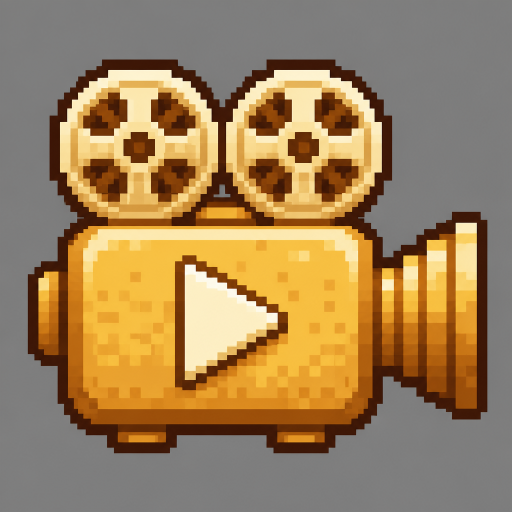
#> input picture tools/ui/ai-source/ic-ad-video-ai-ref.png, 1024 x 1024 px (shown at 1/2 size)
$ python process_ad_icon_ai.py
#> lines starting #> are read from the running program, lines starting #| are printed output that depends on the picture; after the words box and inside, x2 and y2 are one past the last pixel; in counts of white or black regions, pixels touching at a corner belong together
#!/usr/bin/env python3
"""Ingest AI ad-video icon → assets/textures/ui/ic-ad-video.png (keep .meta UUID).

Source (gray #808080 canvas):
  tools/ui/ai-source/ic-ad-video-ai-ref.png

Gentler pixelize than tool icons (logical 48, more colors) to keep AI shading.

  /usr/bin/python3 tools/ui/process_ad_icon_ai.py
"""

import json
import uuid
from pathlib import Path

from PIL import Image

try:
    RESAMPLE_BOX = Image.Resampling.BOX
    RESAMPLE_NEAREST = Image.Resampling.NEAREST
except AttributeError:
    RESAMPLE_BOX = Image.BOX
    RESAMPLE_NEAREST = Image.NEAREST

try:
    QUANTIZE_MEDIANCUT = Image.Quantize.MEDIANCUT
except AttributeError:
    QUANTIZE_MEDIANCUT = Image.MEDIANCUT

ROOT = Path(__file__).resolve().parents[2]
SRC = Path(__file__).resolve().parent / "ai-source" / "ic-ad-video-ai-ref.png"
OUT = ROOT / "assets/textures/ui/ic-ad-video.png"
UUID_MAP = Path(__file__).resolve().parent / "uuid-map.json"
TF = Path(__file__).resolve().parent / "tool-frames.json"
CATALOG = Path(__file__).resolve().parent / "catalog.json"
OUT_TS = ROOT / "assets/scripts/game/ToolFrames.ts"
TEX_SUFFIX = "6c48a"
SF_SUFFIX = "f9941"
OUTLINE = (40, 28, 18, 255)

LOGICAL = 48
OUT_SIZE = 96
COLORS = 48


def knock_bg(im):
    im = im.convert("RGBA")
    px = im.load()
    w, h = im.size
#> w = 1024; h = 1024
    for y in range(h):
        for x in range(w):
            r, g, b, a = px[x, y]
            if a == 0:
                continue
            if g >= 140 and g > r + 35 and g > b + 35:
                px[x, y] = (0, 0, 0, 0)
                continue
            mx, mn = max(r, g, b), min(r, g, b)
            chroma = mx - mn
            bright = (r + g + b) / 3.0
            if chroma < 24 and 85 <= bright <= 185:
                px[x, y] = (0, 0, 0, 0)
                continue
            if bright >= 235 and chroma < 30:
                px[x, y] = (0, 0, 0, 0)
    return im


def flood_corners(im, tol=28):
#> called with tol = 28
    im = im.convert("RGBA")
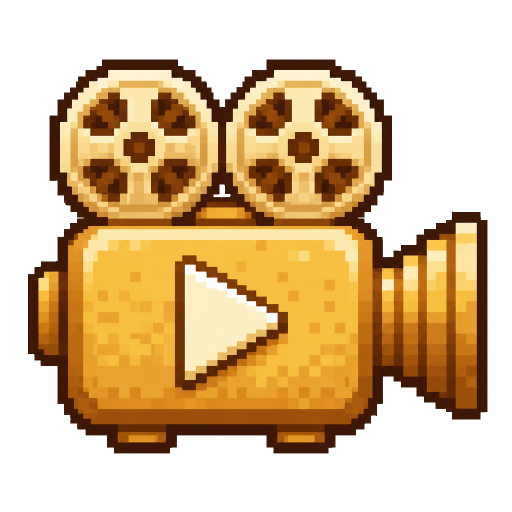
#> im: PIL image 1024x1024 RGBA (shown at 1/2 size); mean R, G, B, A 98.9, 71, 31.9, 136.3; transparent parts drawn white
    w, h = im.size
#> w = 1024; h = 1024
    px = im.load()
    seeds = [
        (0, 0),
        (w - 1, 0),
        (0, h - 1),
        (w - 1, h - 1),
        (w // 2, 0),
        (w // 2, h - 1),
        (0, h // 2),
        (w - 1, h // 2),
    ]
    seen = set()
    stack = list(seeds)
    while stack:
        x, y = stack.pop()
        if (x, y) in seen or not (0 <= x < w and 0 <= y < h):
            continue
        seen.add((x, y))
        r, g, b, a = px[x, y]
        if a == 0:
            continue
        bright = (r + g + b) / 3.0
        chroma = max(r, g, b) - min(r, g, b)
        if chroma > 40 and bright < 200:
            continue
        if bright < 70:
            continue
        if chroma > 22 and not (chroma < 40 and 85 <= bright <= 195):
            if bright < 215:
                continue
        px[x, y] = (0, 0, 0, 0)
        for nx, ny in ((x - 1, y), (x + 1, y), (x, y - 1), (x, y + 1)):
            if 0 <= nx < w and 0 <= ny < h and (nx, ny) not in seen:
                nr, ng, nb, na = px[nx, ny]
                if na and abs(nr - r) <= tol and abs(ng - g) <= tol and abs(nb - b) <= tol:
                    stack.append((nx, ny))
#> after the loop, seen = 8 items; stack = []
    return im


def trim(im, pad=4):
#> called with pad = 4
    a = im.split()[-1]
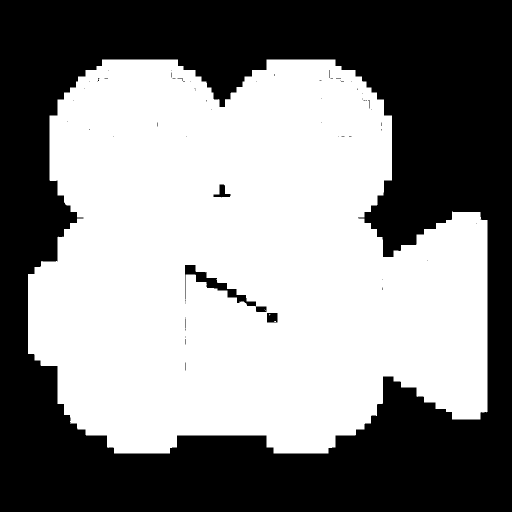
#> a: PIL image 1024x1024 L (shown at 1/2 size); 53.4% white; 65 black regions (61 under 20 px), largest, box (x1, y1, x2, y2) and area: (0, 0, 1024, 1024) 484648, (370, 530, 533, 624) 2573, (427, 369, 461, 395) 397, (534, 626, 555, 645) 387
    bb = a.point(lambda p: 255 if p >= 12 else 0).getbbox()
#> bb = (56, 119, 975, 907)
    if not bb:
        return im
    x0, y0, x1, y1 = bb
#> x0 = 56; y0 = 119; x1 = 975; y1 = 907
    x0 = max(0, x0 - pad)
#> x0 = 52
    y0 = max(0, y0 - pad)
#> y0 = 115
    x1 = min(im.width, x1 + pad)
#> x1 = 979
    y1 = min(im.height, y1 + pad)
#> y1 = 911
    return im.crop((x0, y0, x1, y1))
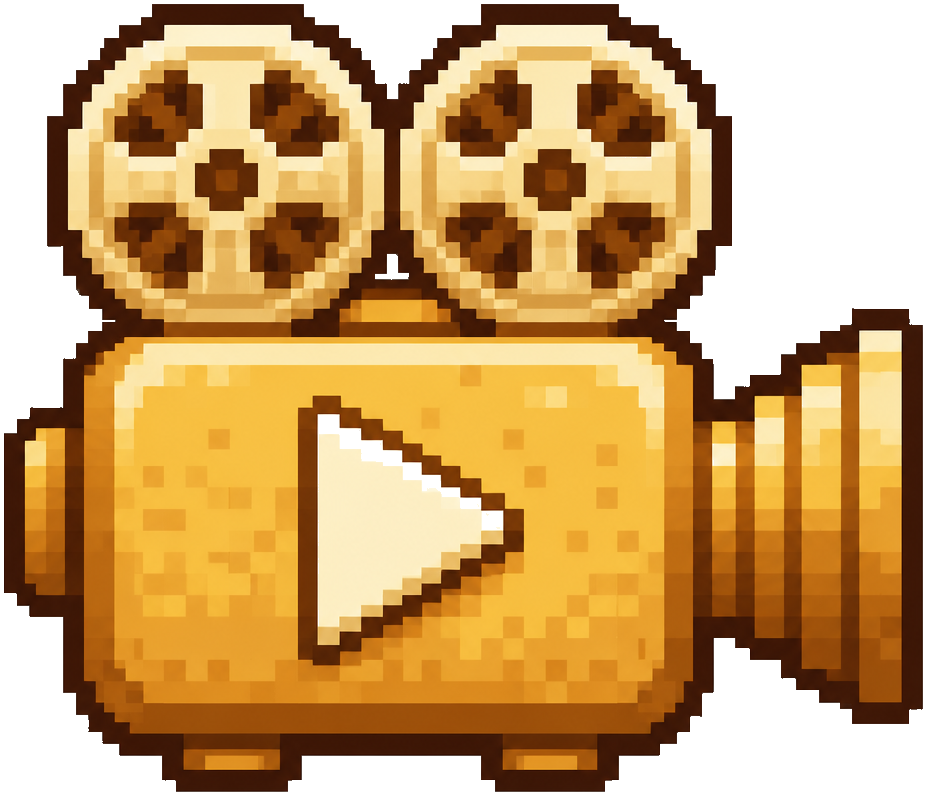
#> returned value: PIL image 927x796 RGBA; mean R, G, B, A 140.5, 100.9, 45.3, 193.6; transparent parts drawn white


def pixelize(im):
    im = trim(im)
    sw, sh = im.size
#> sw = 927; sh = 796
    scale = min(LOGICAL / float(sw), LOGICAL / float(sh)) * 0.94
#> scale = 0.0487
    nw = max(1, int(round(sw * scale)))
#> nw = 45
    nh = max(1, int(round(sh * scale)))
#> nh = 39
    small = im.resize((nw, nh), RESAMPLE_BOX)
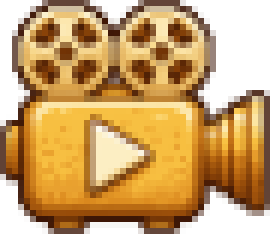
#> small: PIL image 45x39 RGBA (shown 6 times larger); mean R, G, B, A 144.9, 103.5, 46.8, 193.6; transparent parts drawn white

    rgb = Image.new("RGB", small.size, (0, 0, 0))
#> rgb: PIL image 45x39 RGB; every value is 0
    rgb.paste(small, mask=small.split()[-1])
    pal = rgb.quantize(colors=COLORS, method=QUANTIZE_MEDIANCUT).convert("RGBA")
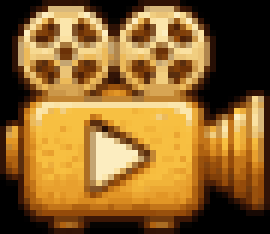
#> pal: PIL image 45x39 RGBA (shown 6 times larger); mean R, G, B, A 140.9, 100.9, 44.6, 255
    out_small = Image.new("RGBA", small.size, (0, 0, 0, 0))
#> out_small: PIL image 45x39 RGBA; every value is 0
    sp, fp, op = pal.load(), small.load(), out_small.load()
    for y in range(small.height):
        for x in range(small.width):
            if fp[x, y][3] < 20:
                continue
            r, g, b, _ = sp[x, y]
            if abs(r - g) < 12 and abs(g - b) < 12 and 95 <= (r + g + b) / 3.0 <= 170:
                continue
            op[x, y] = (r, g, b, 255)

    opaque = [
        (x, y)
        for y in range(out_small.height)
        for x in range(out_small.width)
        if op[x, y][3] > 0
    ]
#> opaque = 1398 pairs, first value 0 to 44, second value 0 to 38
    border = set()
    for x, y in opaque:
        for dx, dy in ((-1, 0), (1, 0), (0, -1), (0, 1)):
            nx, ny = x + dx, y + dy
            if 0 <= nx < out_small.width and 0 <= ny < out_small.height and op[nx, ny][3] == 0:
                border.add((nx, ny))
#> this loop made 1398 passes
#> (x, y) on passes 1 to 3: (7, 0), (8, 0), (9, 0)
#> after the loop, border = 99 items
    for x, y in border:
        op[x, y] = OUTLINE
#> this loop made 99 passes
#> (x, y) on passes 1 to 12: (32, 37), (33, 36), (1, 31), (35, 33), (36, 7), (21, 37), (37, 33), (5, 37), (21, 0), (38, 16), (35, 17), (34, 3)

    canvas = Image.new("RGBA", (LOGICAL, LOGICAL), (0, 0, 0, 0))
#> canvas: PIL image 48x48 RGBA; every value is 0
    ox = (LOGICAL - out_small.width) // 2
#> ox = 1
    oy = (LOGICAL - out_small.height) // 2
#> oy = 4
    canvas.paste(out_small, (ox, oy), out_small)
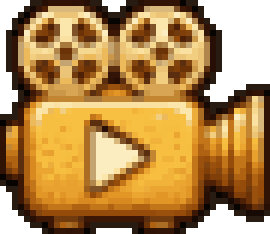
#> out_small: PIL image 45x39 RGBA (shown 6 times larger); mean R, G, B, A 143.1, 102.4, 45.6, 217.5; transparent parts drawn white
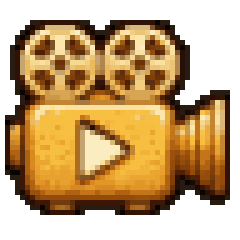
#> canvas: PIL image 48x48 RGBA (shown 5 times larger); mean R, G, B, A 109, 78, 34.7, 165.7; transparent parts drawn white
    return canvas.resize((OUT_SIZE, OUT_SIZE), RESAMPLE_NEAREST)
#> returned value: PIL image 96x96 RGBA


def write_meta(png, image_uuid, w, h):
    meta_path = Path(str(png) + ".meta")
    hw, hh = w / 2.0, h / 2.0
    if meta_path.exists():
        meta = json.loads(meta_path.read_text(encoding="utf-8"))
        image_uuid = meta.get("uuid", image_uuid)
    meta = {
        "ver": "1.0.27",
        "importer": "image",
        "imported": True,
        "uuid": image_uuid,
        "files": [".json", ".png"],
        "subMetas": {
            TEX_SUFFIX: {
                "importer": "texture",
                "uuid": "{}@{}".format(image_uuid, TEX_SUFFIX),
                "displayName": "ic-ad-video",
                "id": TEX_SUFFIX,
                "name": "texture",
                "userData": {
                    "wrapModeS": "clamp-to-edge",
                    "wrapModeT": "clamp-to-edge",
                    "minfilter": "nearest",
                    "magfilter": "nearest",
                    "mipfilter": "none",
                    "anisotropy": 0,
                    "isUuid": True,
                    "imageUuidOrDatabaseUri": image_uuid,
                    "visible": False,
                },
                "ver": "1.0.22",
                "imported": True,
                "files": [".json"],
                "subMetas": {},
            },
            SF_SUFFIX: {
                "importer": "sprite-frame",
                "uuid": "{}@{}".format(image_uuid, SF_SUFFIX),
                "displayName": "ic-ad-video",
                "id": SF_SUFFIX,
                "name": "spriteFrame",
                "userData": {
                    "trimThreshold": 1,
                    "rotated": False,
                    "offsetX": 0,
                    "offsetY": 0,
                    "trimX": 0,
                    "trimY": 0,
                    "width": w,
                    "height": h,
                    "rawWidth": w,
                    "rawHeight": h,
                    "borderTop": 0,
                    "borderBottom": 0,
                    "borderLeft": 0,
                    "borderRight": 0,
                    "packable": True,
                    "pixelsToUnit": 100,
                    "pivotX": 0.5,
                    "pivotY": 0.5,
                    "meshType": 0,
                    "vertices": {
                        "rawPosition": [-hw, -hh, 0, hw, -hh, 0, -hw, hh, 0, hw, hh, 0],
                        "indexes": [0, 1, 2, 2, 1, 3],
                        "uv": [0, h, w, h, 0, 0, w, 0],
                        "nuv": [0, 0, 1, 0, 0, 1, 1, 1],
                        "minPos": [-hw, -hh, 0],
                        "maxPos": [hw, hh, 0],
                    },
                    "isUuid": True,
                    "imageUuidOrDatabaseUri": "{}@{}".format(image_uuid, TEX_SUFFIX),
                    "atlasUuid": "",
                    "trimType": "custom",
                },
                "ver": "1.0.12",
                "imported": True,
                "files": [".json"],
                "subMetas": {},
            },
        },
        "userData": {
            "type": "sprite-frame",
            "fixAlphaTransparencyArtifacts": False,
            "hasAlpha": True,
            "redirect": "{}@{}".format(image_uuid, TEX_SUFFIX),
        },
    }
    meta_path.write_text(json.dumps(meta, indent=2) + "\n", encoding="utf-8")
    return image_uuid


def main():
    if not SRC.exists():
        raise SystemExit("missing AI source: {}".format(SRC))
    out = pixelize(flood_corners(knock_bg(Image.open(SRC))))
    OUT.parent.mkdir(parents=True, exist_ok=True)
    out.save(OUT)

    umap = {}
    if UUID_MAP.exists():
        umap = json.loads(UUID_MAP.read_text(encoding="utf-8"))
#> (reads tools/ui/uuid-map.json from the repository)
    image_uuid = umap.get("ic-ad-video", {}).get("texture") or str(uuid.uuid4())
    image_uuid = write_meta(OUT, image_uuid, OUT_SIZE, OUT_SIZE)
    sf = "{}@{}".format(image_uuid, SF_SUFFIX)
    umap["ic-ad-video"] = {"texture": image_uuid, "prefab": "", "spriteFrame": sf}
    UUID_MAP.write_text(json.dumps(umap, indent=2) + "\n", encoding="utf-8")

    tools = {}
    if TF.exists():
        tools = json.loads(TF.read_text(encoding="utf-8"))
#> (reads tools/ui/tool-frames.json from the repository)
    tools["adVideo"] = sf
    TF.write_text(json.dumps(tools, indent=2) + "\n", encoding="utf-8")
    OUT_TS.write_text(
        "/** Auto-synced from tools/ui/tool-frames.json */\n"
        "export const TOOL_FRAMES = {}\n".format(json.dumps(tools, indent=4)),
        encoding="utf-8",
    )

    if CATALOG.exists():
        cat = json.loads(CATALOG.read_text(encoding="utf-8"))
#> (reads tools/ui/catalog.json from the repository)
        entries = cat.get("entries") or cat.get("items") or []
        found = False
        for e in entries:
            if e.get("id") == "ic-ad-video":
                e["path"] = "assets/textures/ui/ic-ad-video.png"
                e["spriteFrame"] = sf
                found = True
                break
        if not found and isinstance(entries, list):
            entries.append(
                {
                    "id": "ic-ad-video",
                    "kind": "icon",
                    "path": "assets/textures/ui/ic-ad-video.png",
                    "spriteFrame": sf,
                }
            )
        CATALOG.write_text(json.dumps(cat, indent=2) + "\n", encoding="utf-8")

    print("OK", OUT.relative_to(ROOT), sf)


if __name__ == "__main__":
    main()
